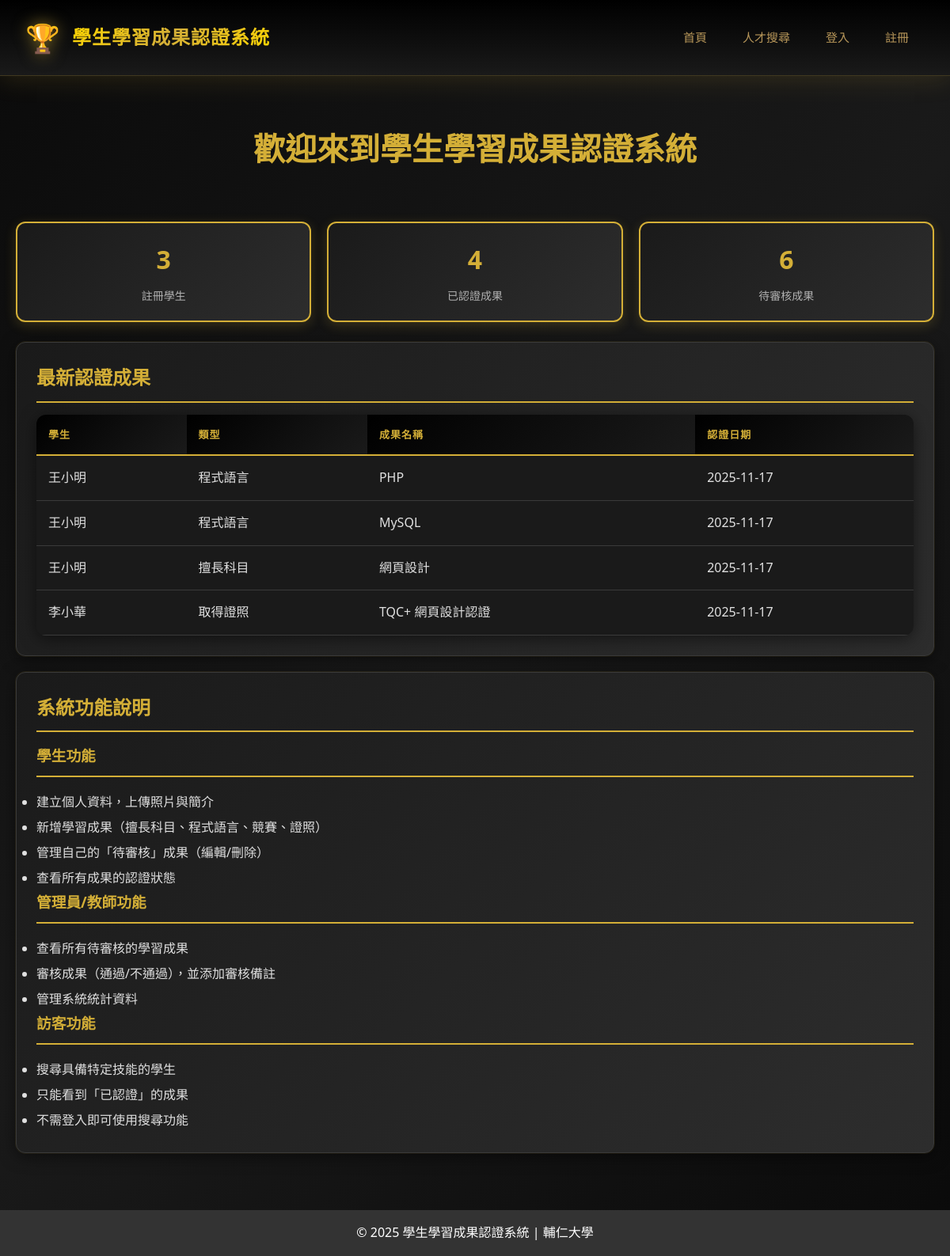
The page / on the database its author committed.
### tables this page shows
CREATE TABLE `achievements` (
  `id` int(11) NOT NULL,
  `user_id` int(11) NOT NULL,
  `category` enum('subject','language','competition','certificate') NOT NULL COMMENT '擅長科目/程式語言/參與競賽/取得證照',
  `title` varchar(200) NOT NULL COMMENT '成果名稱',
  `description` text DEFAULT NULL COMMENT '成果描述',
  `status` enum('pending','approved','rejected') DEFAULT 'pending' COMMENT '待審核/已認證/不通過',
  `review_note` text DEFAULT NULL COMMENT '審核備註',
  `reviewed_by` int(11) DEFAULT NULL COMMENT '審核者ID',
  `reviewed_at` timestamp NULL DEFAULT NULL COMMENT '審核時間',
  `created_at` timestamp NULL DEFAULT current_timestamp(),
  `updated_at` timestamp NULL DEFAULT current_timestamp() ON UPDATE current_timestamp()
);

CREATE TABLE `users` (
  `id` int(11) NOT NULL,
  `username` varchar(50) NOT NULL,
  `password` varchar(255) NOT NULL,
  `email` varchar(100) NOT NULL,
  `full_name` varchar(100) NOT NULL,
  `role` enum('student','admin') DEFAULT 'student',
  `photo` varchar(255) DEFAULT NULL,
  `bio` text DEFAULT NULL,
  `created_at` timestamp NULL DEFAULT current_timestamp()
);

### index.php (the view, shortened to what this page needs)
<?php
require_once 'config.php';
$stats = [];
$sql = "SELECT COUNT(*) as count FROM users WHERE role = 'student'";
$stmt = $pdo->query($sql);
$stats['students'] = $stmt->fetch()['count'];
$sql = "SELECT COUNT(*) as count FROM achievements WHERE status = 'approved'";
$stmt = $pdo->query($sql);
$stats['approved'] = $stmt->fetch()['count'];
$sql = "SELECT COUNT(*) as count FROM achievements WHERE status = 'pending'";
$stmt = $pdo->query($sql);
$stats['pending'] = $stmt->fetch()['count'];
include 'header.php';
?>
<div class="welcome-section">
    <h2>歡迎來到學生學習成果認證系統</h2>
</div>
<div class="stats-grid">
    <div class="stat-card">
        <h3><?php echo $stats['students']; ?></h3>
        <p>註冊學生</p>
    </div>
    <div class="stat-card">
        <h3><?php echo $stats['approved']; ?></h3>
        <p>已認證成果</p>
    </div>
    <div class="stat-card">
        <h3><?php echo $stats['pending']; ?></h3>
        <p>待審核成果</p>
    </div>
</div>
<?php
$stmt = $pdo->prepare("
    SELECT a.*, u.full_name, u.username
    FROM achievements a
    JOIN users u ON a.user_id = u.id
    WHERE a.status = 'approved'
    ORDER BY a.updated_at DESC
    LIMIT 5
");
$stmt->execute();
$recent = $stmt->fetchAll();
?>
<?php if (count($recent) > 0): ?>
<div class="card">
    <h2>最新認證成果</h2>
    <div class="table-container">
        <table>
            <thead>
                <tr>
                    <th>學生</th>
                    <th>類型</th>
                    <th>成果名稱</th>
                    <th>認證日期</th>
                </tr>
            </thead>
            <tbody>
                <?php foreach ($recent as $item): ?>
                <tr>
                    <td><?php echo htmlspecialchars($item['full_name']); ?></td>
                    <td>
                        <?php
                        $categories = [
                            'subject' => '擅長科目',
                            'language' => '程式語言',
                            'competition' => '參與競賽',
                            'certificate' => '取得證照'
                        ];
                        echo $categories[$item['category']] ?? $item['category'];
                        ?>
                    </td>
                    <td><?php echo htmlspecialchars($item['title']); ?></td>
                    <td><?php echo date('Y-m-d', strtotime($item['updated_at'])); ?></td>
                </tr>
                <?php endforeach; ?>
            </tbody>
        </table>
    </div>
</div>
<?php endif; ?>
<div class="card">
    <h2>系統功能說明</h2>
    <h3>學生功能</h3>
    <ul style="line-height: 2;">
        <li>建立個人資料，上傳照片與簡介</li>
        <li>新增學習成果（擅長科目、程式語言、競賽、證照）</li>
        <li>管理自己的「待審核」成果（編輯/刪除）</li>
        <li>查看所有成果的認證狀態</li>
    </ul>
    <h3>管理員/教師功能</h3>
    <ul style="line-height: 2;">
        <li>查看所有待審核的學習成果</li>
        <li>審核成果（通過/不通過），並添加審核備註</li>
        <li>管理系統統計資料</li>
    </ul>
    <h3>訪客功能</h3>
    <ul style="line-height: 2;">
        <li>搜尋具備特定技能的學生</li>
        <li>只能看到「已認證」的成果</li>
        <li>不需登入即可使用搜尋功能</li>
    </ul>
</div>
<?php include 'footer.php'; ?>

### header.php (style rules this page uses)
* { margin: 0; padding: 0; box-sizing: border-box; }
body { font-family: 'Microsoft JhengHei', 'PingFang TC', 'Segoe UI', Arial, sans-serif; line-height: 1.6; background: linear-gradient(135deg, #0a0a0a 0%, #1a1a1a 50%, #0a0a0a 100%); color: #e0e0e0; min-height: 100vh; }
.card { background: linear-gradient(135deg, #1a1a1a 0%, #2d2d2d 100%); border: 1px solid #3a3a3a; padding: 25px; margin-bottom: 20px; border-radius: 12px; box-shadow: 0 4px 20px rgba(0, 0, 0, 0.5), 0 0 0 1px rgba(212, 175, 55, 0.1); transition: all 0.3s ease; }
.card h2, .card h3 { color: #d4af37; margin-bottom: 15px; border-bottom: 2px solid #d4af37; padding-bottom: 10px; }
.table-container { overflow-x: auto; border-radius: 12px; box-shadow: 0 4px 20px rgba(0, 0, 0, 0.5); }
table { width: 100%; border-collapse: collapse; background: #1a1a1a; }
table th, table td { padding: 15px; text-align: left; border-bottom: 1px solid #3a3a3a; }
table th { background: linear-gradient(135deg, #000000 0%, #1a1a1a 100%); font-weight: 600; color: #d4af37; text-transform: uppercase; font-size: 13px; letter-spacing: 1px; border-bottom: 2px solid #d4af37; }
table td { color: #e0e0e0; }
.stats-grid { display: grid; grid-template-columns: repeat(auto-fit, minmax(200px, 1fr)); gap: 20px; margin-bottom: 25px; }
.stat-card { background: linear-gradient(135deg, #1a1a1a 0%, #2d2d2d 100%); padding: 20px; border-radius: 12px; text-align: center; border: 2px solid #d4af37; box-shadow: 0 4px 15px rgba(212, 175, 55, 0.2); }
.stat-card h3 { color: #d4af37; font-size: 2rem; margin-bottom: 10px; }
.stat-card p { color: #b0b0b0; font-size: 14px; }
.welcome-section { text-align: center; padding: 40px 20px; }
.welcome-section h2 { color: #d4af37; font-size: 2.5rem; margin-bottom: 20px; }

### rows shown on the page
achievements: user.full_name "王小明", category "程式語言", title "PHP", updated_at "2025-11-17"
achievements: user.full_name "王小明", category "程式語言", title "MySQL", updated_at "2025-11-17"
achievements: user.full_name "王小明", category "擅長科目", title "網頁設計", updated_at "2025-11-17"
achievements: user.full_name "李小華", category "取得證照", title "TQC+ 網頁設計認證", updated_at "2025-11-17"

### other values the page prints
$stats['students'] "3"
$stats['approved'] "4"
$stats['pending'] "6"
